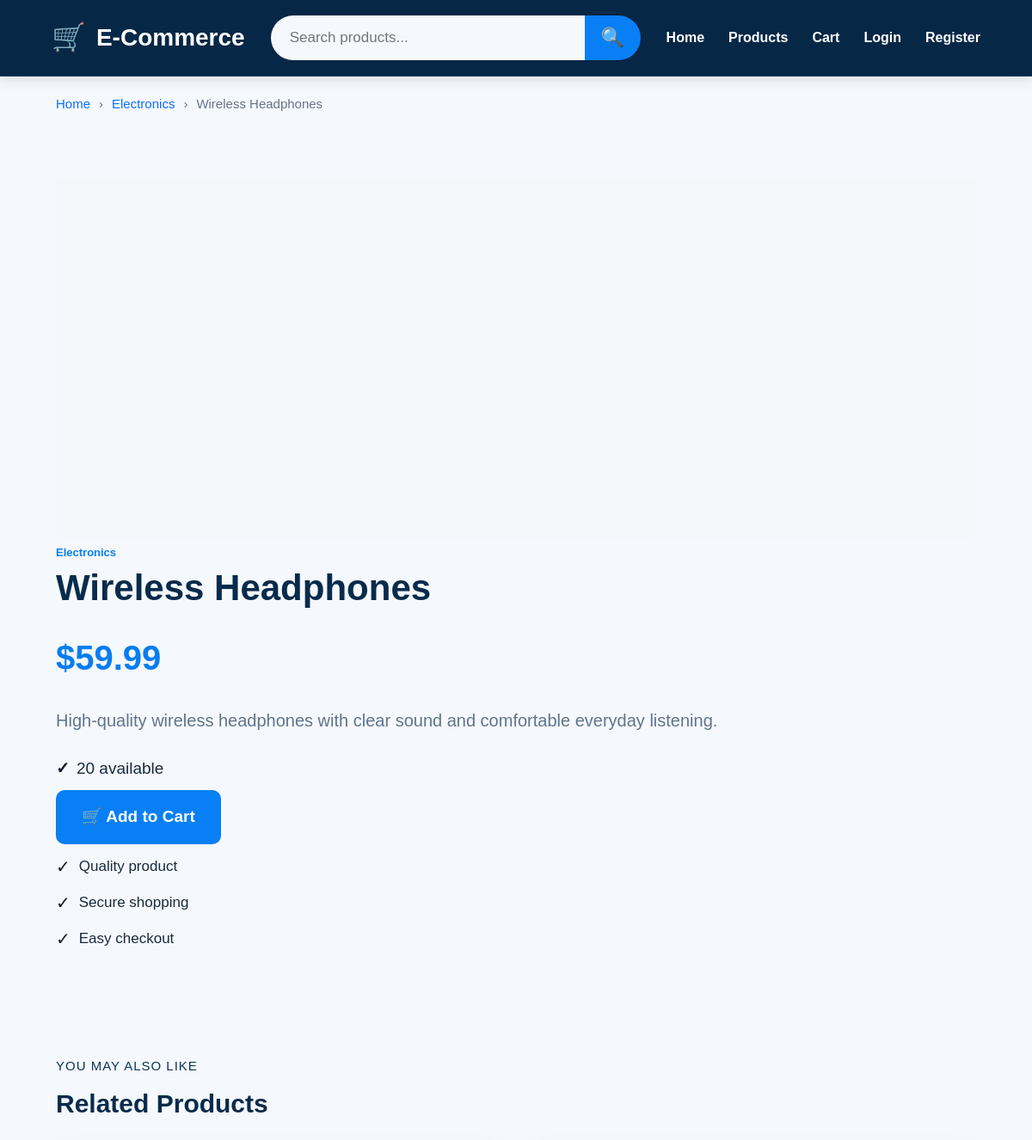
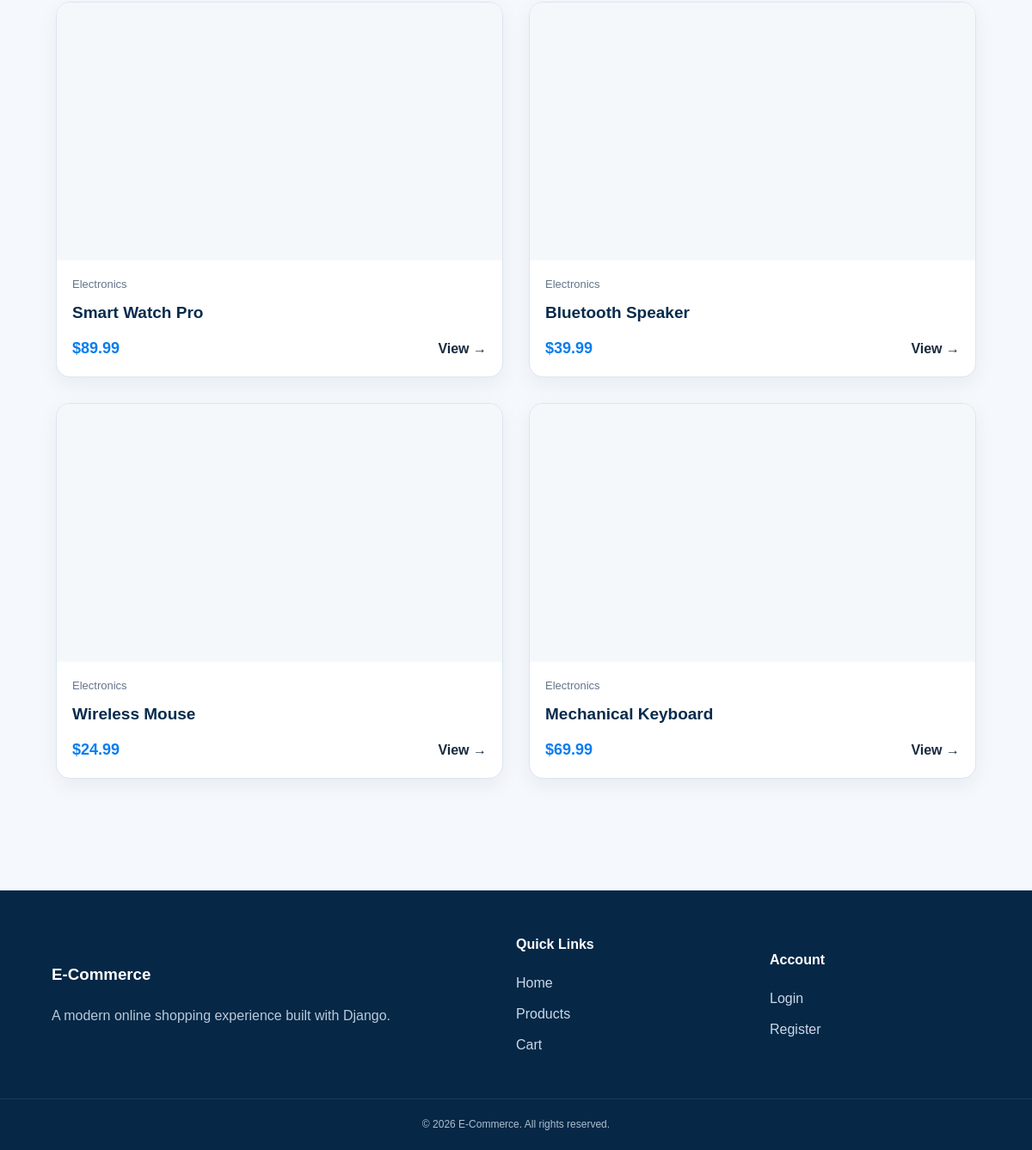
The page /products/1/ on the database its author committed (2 pictures, top to bottom).
### store/models.py (models this page shows, shortened)
class Product(models.Model):
    name = models.CharField(
        max_length=200
    )
    description = models.TextField()
    price = models.DecimalField(
        max_digits=10,
        decimal_places=2
    )
    stock = models.PositiveIntegerField(
        default=0
    )
    image = CloudinaryField(
        "image",
        blank=True,
        null=True
    )
    category = models.ForeignKey(
        Category,
        on_delete=models.SET_NULL,
        null=True,
        blank=True,
        related_name="products"
    )
    created_at = models.DateTimeField(
        auto_now_add=True
    )

class Category(models.Model):
    name = models.CharField(
        max_length=100
    )
    description = models.TextField(
        blank=True
    )

### store/views.py (the view)
def product_detail(request, pk):
    product = get_object_or_404(Product, pk=pk)
    related_products = Product.objects.filter(
        category=product.category
    ).exclude(
        id=product.id
    )[:4]
    _, _, cart_count = get_cart_items(request)
    return render(
        request,
        "product_detail.html",
        {
            "product": product,
            "related_products": related_products,
            "cart_count": cart_count,
        },
    )

### store/views.py (called while the page is built, shortened)
def get_cart(request):
    return request.session.get("cart", {})

def get_cart_items(request):
    cart = get_cart(request)
    items = []
    total = Decimal("0.00")
    cart_count = 0
    return items, total, cart_count

### store/templates/product_detail.html (shortened to what this page needs)
{% extends "base.html" %}
{% block content %}
<div class="product-detail-page">
    <div class="breadcrumb">
        <a href="{% url 'home' %}">Home</a>
        <span>›</span>
        {% if product.category %}
            <a href="{% url 'category_products' product.category.id %}">
                {{ product.category.name }}
            </a>
            <span>›</span>
        {% endif %}
        <span>{{ product.name }}</span>
    </div>
    <section class="product-detail">
        <div class="product-detail-image">
        </div>
        <div class="product-detail-info">
            {% if product.category %}
                <a
                    href="{% url 'category_products' product.category.id %}"
                    class="product-category"
                >
                    {{ product.category.name }}
                </a>
            {% endif %}
            <h1>{{ product.name }}</h1>
            <div class="product-detail-price">
                ${{ product.price }}
            </div>
            <p class="product-detail-description">
                {{ product.description }}
            </p>
            <div class="stock-status">
                {% if product.stock > 0 %}
                    <span class="stock-check">✓</span>
                    <span>{{ product.stock }} available</span>
                {% else %}
                    <span class="out-stock">✕</span>
                    <span>Out of stock</span>
                {% endif %}
            </div>
            {% if product.stock > 0 %}
                <a
                    href="{% url 'add_to_cart' product.id %}"
                    class="add-cart-detail"
                >
                    🛒 Add to Cart
                </a>
            {% endif %}
            <div class="product-benefits">
                <div>
                    <span>✓</span>
                    <p>Quality product</p>
                </div>
                <div>
                    <span>✓</span>
                    <p>Secure shopping</p>
                </div>
                <div>
                    <span>✓</span>
                    <p>Easy checkout</p>
                </div>
            </div>
        </div>
    </section>
    {% if related_products %}
    <section class="related-section">
        <p class="related-label">
            YOU MAY ALSO LIKE
        </p>
        <h2>
            Related Products
        </h2>
        <div class="related-grid">
            {% for related in related_products %}
            <article class="related-card">
                <a href="{% url 'product_detail' related.id %}">
                    <div class="related-image">
                    </div>
                </a>
                <div class="related-content">
                    {% if related.category %}
                        <div class="related-category">
                            {{ related.category.name }}
                        </div>
                    {% endif %}
                    <h3>
                        {{ related.name }}
                    </h3>
                    <div class="related-bottom">
                        <strong>
                            ${{ related.price }}
                        </strong>
                        <a href="{% url 'product_detail' related.id %}">
                            View →
                        </a>
                    </div>
                </div>
            </article>
            {% endfor %}
        </div>
    </section>
    {% endif %}
</div>
{% endblock %}

### rows shown on the page
Product: category.name "Electronics", name "Wireless Headphones", price "59.99", description "High-quality wireless headphones with clear sound and comfortable everyday listening.", stock "20"
Product: category.name "Electronics", name "Smart Watch Pro", price "89.99"
Product: category.name "Electronics", name "Bluetooth Speaker", price "39.99"
Product: category.name "Electronics", name "Wireless Mouse", price "24.99"
Product: category.name "Electronics", name "Mechanical Keyboard", price "69.99"
